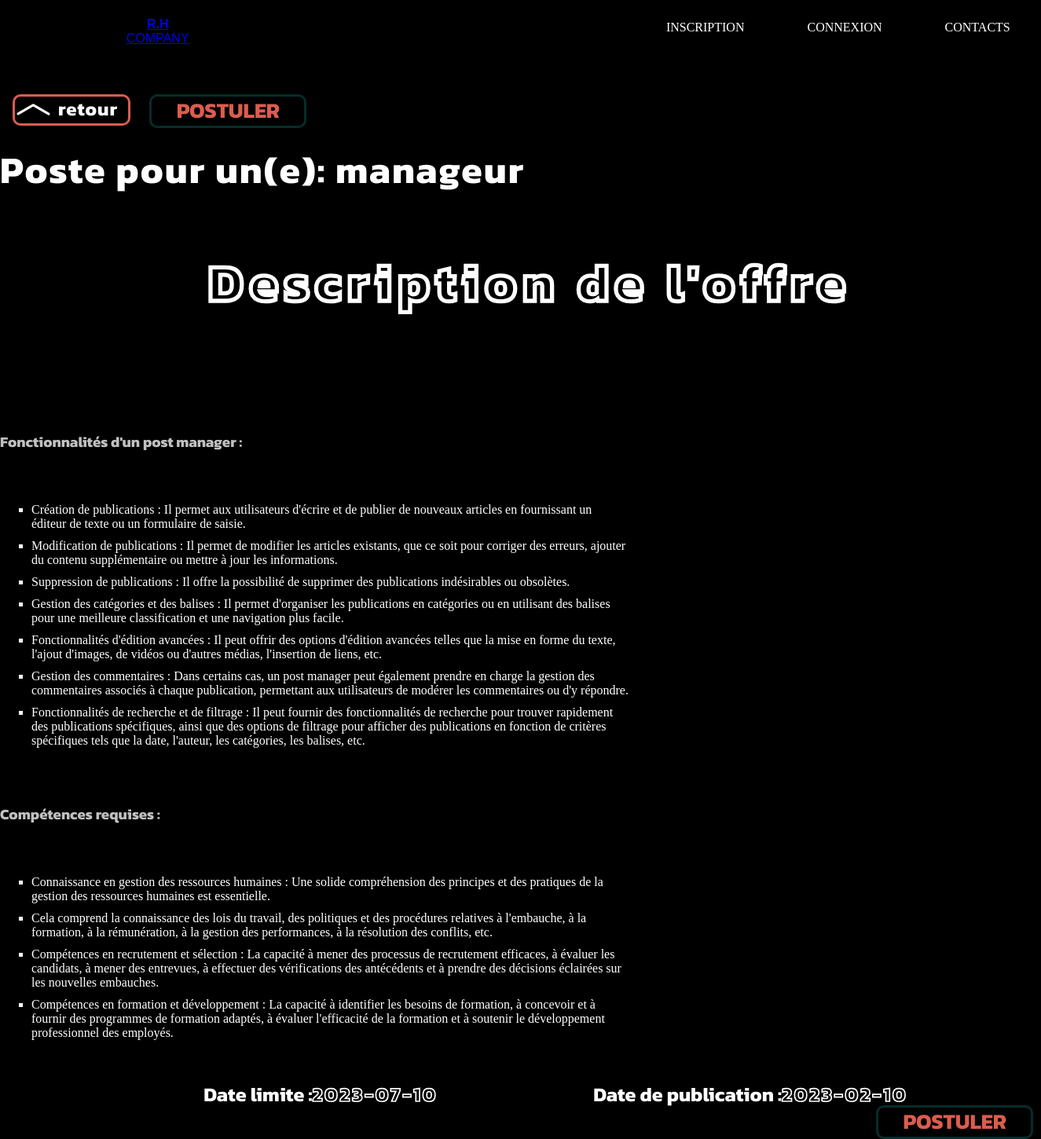
Screenshot of /description.php?id=3 with the database file from the repository.
### tables this page shows
CREATE TABLE `offres` (
  `id_offres` int(11) NOT NULL,
  `titre_offre` varchar(50) NOT NULL,
  `description` text NOT NULL,
  `date_publication` date NOT NULL,
  `date_limite` date NOT NULL
);

### description.php (the view, shortened to what this page needs)
<!DOCTYPE html>
<html lang="fr">
  <head>
    <link rel="stylesheet" href="description1.css">
  </head>
  <body>
    <nav>
      <div class="logo">
        <strong><a href="index.html">R.H</strong>
        <span>Company</a></span>
      </div>
      <ul>
        <li><a href="inscription.html" class="a">inscription</a></li>
        <li><a href="connexion.html" class="a">Connexion</a> </li>
        <li><a href="contact/contact.html" class="a">Contacts</a></li>
      </ul>
    </nav>
    <?php
    $id_offres=$_GET['id'];
       $connect=mysqli_connect("localhost","root","","rh");
       $req=mysqli_query($connect,"SELECT * From offres WHERE id_offres=$id_offres");
       while($row=mysqli_fetch_array($req)){
        echo '
        <a href="offre.php" class="retourne"><b>retour</b><i></i></a>
          <a href="connexion.html" class="postuler">Postuler</a>
          <h1>Poste pour un(e): <span>', $row[1], '</span></h1>
          <h2>Description de l\'offre</h2>
          <p class="descip">
          ',$row[2],'
          </p>
          <p class="datep">Date de publication : <span>',$row[3],'</span></p>
          <p class="datel">Date limite : <span>',$row[4],'</span></p>
          <a href="connexion.html" class="postuler1">Postuler</a>
        ';
      }
     ?>
  </body>
</html>

### description1.css (style rules this page uses)
* { box-sizing: border-box; }
html, body { height: auto; max-width: 100vh; padding: 0; margin: 0 }
body { background: black; color: #fff; font-family: kanit, 'Times New Roman', Times, serif; display: flex; flex-direction: column; }
nav { text-transform: uppercase; display: flex; width: 100%; height: 5rem; align-items: center; justify-content: space-between; font-family: Helvetica; padding: 0 1rem; position: relative; flex-shrink: 0 }
nav ul { padding: 0; margin: 0; list-style: none; display: flex; transform: translate(190%) }
nav ul:last-child { gap: 5rem }
nav .logo { display: flex; flex-direction: column; align-items: center; position: absolute; left: 50%; transform: translate(-300%) }
.a { color: #fff; text-decoration: none; display: inline; font-size: 16px; position: relative }
.a:after { content: ""; position: absolute; bottom: -5px; right: 0; width: 0; height: 2px; background-color: #fff; transition: width .2s ease-in-out }
h1 { font-size: 3em; width: 750px; letter-spacing: 2px; position: relative }
h2 { font-size: 5vw; letter-spacing: .12em; color: transparent; background-color: transparent; -webkit-text-stroke: .4026845638vw white; position: relative; width: 900px; transform: translateY(10px); transform: translate(4em) }
.descip { font-size: 1.4em; padding: 0; margin: 0 0 40px; letter-spacing: .102em; position: relative; width: 800px; transform: translateY(60px); transform: translate(12em) }
.datep { display: flex; flex: 0 50% 0; position: relative; font-size: 1.9vw; width: 20em; transform: translate(30em); margin: 0; height: 0; padding: 0 }
.datel { display: flex; flex: 0 50% 0; position: relative; font-size: 1.9vw; width: 20em; transform: translateY(-.9em); transform: translate(10.3em); margin: 0; padding: 0 }
.datel span { color: transparent; background-color: transparent; -webkit-text-stroke: .13vw white; font-size: 1.9vw; letter-spacing: .1em }
.postuler { position: relative; top: -1; left: 7em; font-size: 1.7em; text-decoration: none; border: 3px rgb(5, 45, 41) solid; border-radius: 10px; color: #da5d4f; width: 200px; text-transform: uppercase; padding: 5px; text-align: center; transition: .5s }
.postuler1 { position: relative; bottom: 0; left: 41em; font-size: 1.7em; text-decoration: none; border: 3px rgb(5, 45, 41) solid; border-radius: 10px; color: #da5d4f; width: 200px; text-transform: uppercase; padding: 5px; text-align: center; transition: .5s }
.retourne { position: relative; width: 150px; height: 40px; left: 1em; top: 40px; text-decoration: none; border: rgb(218, 93, 79) solid 3px; border-radius: 10px; transition: 1.5s all }
.retourne b { position: relative; color: #fff; font-size: 1.5em; letter-spacing: 1px; padding: 10px; left: 45px; top: 5px; transition: .3s }
.retourne:before { content: ""; position: absolute; background-color: #fff; width: .2em; height: 25px; top: 4px; left: 12px; border-radius: 10px; transform: rotate(60deg); transition: .1s all }
.retourne:after { content: ""; position: absolute; background-color: #fff; width: .2em; height: 25px; top: 4px; left: 31.7px; border-radius: 10px; transform: rotate(-60deg); transition: .1s all }

### rows the page displays
offres: titre_offre "manageur", description "Fonctionnalités d'un post manager : Création de publications : Il permet aux utilisateurs d'écrire et de publier de nouveaux articles en fournissant un éditeur de texte ou un formulaire de saisie. Modification de publications : Il permet de modifier les articles existants, que ce soit pour corriger des erreurs, ajouter du contenu supplémentaire ou mettre à jour les informations. Suppression de publications : Il offre la possibilité de supprimer des publications indésirables ou obsolètes. Gestion des catégories et des balises : Il permet d'organiser les publications en catégories ou en utilisant des balises pour une meilleure classification et une navigation plus facile. Fonctionnalités…"
